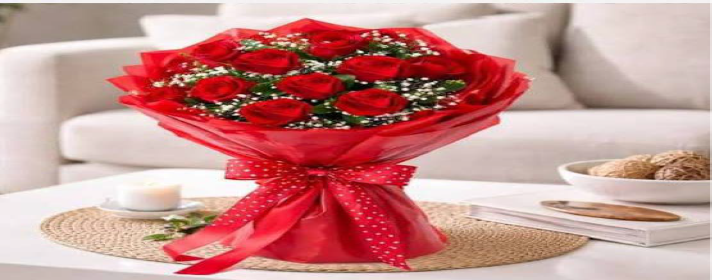
#> input picture EXP4/flower.jpg, 715 x 280 px
$ python histogram.py
#> lines starting #> are read from the running program, lines starting #| are printed output that depends on the picture

import cv2

# Read the input image
img = cv2.imread("flower.jpg")
#> img is the input picture: shape (280, 715, 3); mean B, G, R 141, 144.2, 200.3

if img is None:
    print("Error: Image not found")
else:
    # Convert the image to grayscale
    gray = cv2.cvtColor(img, cv2.COLOR_BGR2GRAY)
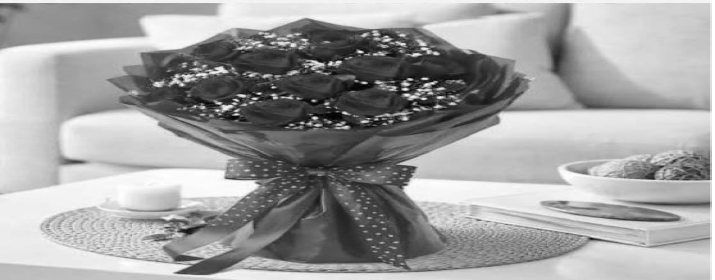
#> gray: shape (280, 715); min 0, max 255, mean 160.6

    # Apply histogram equalization
    equalized = cv2.equalizeHist(gray)
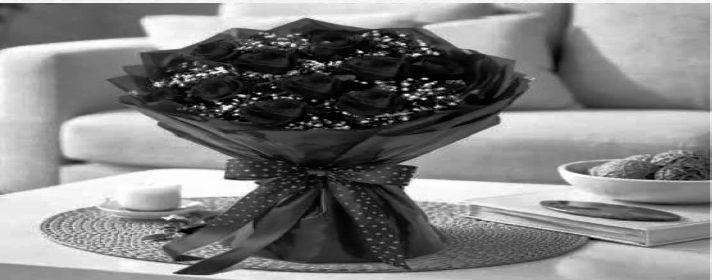
#> equalized: shape (280, 715); min 0, max 255, mean 128.2

    # Display the images
    cv2.imshow("Original Grayscale Image", gray)
    cv2.imshow("Histogram Equalized Image", equalized)

    # Save the output image
    cv2.imwrite("equalized_flower.jpg", equalized)

    cv2.waitKey(0)
    cv2.destroyAllWindows()

    print("Histogram Equalization completed successfully")
